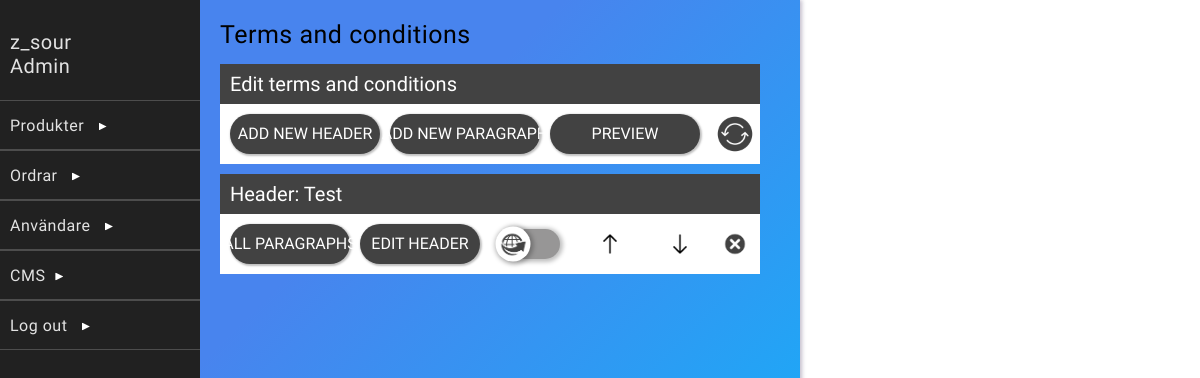
Page /dashboardExtensions/create-terms-and-conditions.php (signed in) on the committed database.
### tables this page shows
CREATE TABLE `users` (
  `id` int(11) NOT NULL,
  `username` varchar(20) NOT NULL,
  `password` varchar(64) NOT NULL,
  `salt` varchar(32) NOT NULL,
  `name` varchar(50) NOT NULL,
  `joined` datetime NOT NULL,
  `groups` int(11) NOT NULL
);

CREATE TABLE `terms_and_conditions` (
  `id` int(5) NOT NULL,
  `order_of_conditions` int(5) NOT NULL DEFAULT 0,
  `title` text NOT NULL,
  `terms_conditions` text NOT NULL,
  `live` int(5) NOT NULL DEFAULT 0
);

### classes/Config.php (called while the page is built)
<?php
    class Config{
        public static function get($path = null){
            if($path){
                $config = $GLOBALS['config'];
                $path = explode('/', $path);
                foreach($path as $bit){
                    if(isset($config[$bit])){
                        $config = $config[$bit];
                    }
                }
                return $config;
            }
            return false;
        }
    }
?>

### classes/DB.php (called while the page is built, shortened)
<?php
    class DB{
        private static $_instance = null;
        private $_pdo,
                $_query,
                $_error = false,
                $_results,
                $_count = 0;
        private function __construct(){
            try{
                $this->_pdo = new PDO('mysql:host='. Config::get("mysql/host") .';dbname='. Config::get("mysql/db").';charset=utf8',
                Config::get("mysql/username"), Config::get("mysql/password"));
            }
            catch(PDOException $e){
                die($e->getMessage());
            }
        }
        public static function getInstance(){
            if(!isset(self::$_instance)){
                self::$_instance = new DB();
            }
            return self::$_instance;
        }
        public function query($sql, $params = []){
            if($this->_query = $this->_pdo->prepare($sql)){
                $x = 1;
                if(count($params)){
                    foreach($params as $param){
                        $this->_query->bindValue($x, $param);
                        $x++;
                    }
                }
                if($this->_query->execute()){
                    $this->_results = $this->_query->fetchAll(PDO::FETCH_OBJ);
                } else{
                    $this->_error = true;
                }
            }
            return $this;
        }
        protected function _read($table, $params = []){
            $conditionString = '';
            $bind = [];
            $order = '';
            $limit = '';
            if(isset($params['conditions'])){
                if(is_array($params['conditions'])){
                    foreach($params['conditions'] as $condition){
                        $conditionString .= ' ' .  $condition . ' AND';
                    }
                    $conditionString = trim($conditionString);
                    $conditionString = rtrim($conditionString, ' AND');
                } else{
                    $conditionString = $params['conditions'];
                }
                if($conditionString != ''){
                    $conditionString = ' WHERE ' . $conditionString;
                }
            }
            if(array_key_exists('bind', $params)){
                $bind = $params['bind'];
            }
            if(array_key_exists('order', $params)){
                $order = ' ORDER BY ' . $params['order'];
            }
        $sql = "SELECT * FROM {$table}{$conditionString}{$order}{$limit}";
        if(!$this->query($sql, $bind)->results()){
            return false;
        }
        return true;
        }
        public function find($table, $params = []){
            if($this->_read($table, $params)){
                return $this->results();
            }
            return false;
        }
        public function findFirst($table, $params = []){
            if($this->_read($table, $params)){
                return $this->first();
            }
            return false;
        }
        public function results(){
            return $this->_results;
        }
        public function first(){
            return (!empty($this->_results)) ? $this->_results[0] : [];
        }
    }
?>

### classes/User.php (called while the page is built, shortened)
<?php
    class User{
        private $_db,
                $_data,
                $_cookieName,
                $_sessionName,
                $_isLoggedIn;
        public function __construct($user = null){
            $this->_db = DB::getInstance();
            $this->_sessionName = Config::get('session/session_name');
            if(!$user){
                if(Session::exists($this->_sessionName)){
                    $user = Session::get($this->_sessionName);
                    if($this->find($user)){
                        $this->_isLoggedIn = true;
                    }else{
                        header("Location: dashboardExtensions/logout.php");
                    }
                }
            } else{
                $this->find($user);
            }
        }
        public function find($user = null){
            if($user){
                $field = (is_numeric($user)) ? 'id' : 'username';
                $data = $this->_db->findFirst('users', array(
                    'conditions' => $field . " = ?",
                    'bind' => [$user]
                ));
                if($data){
                    $this->_data = $data;
                    return true;
                }
            }
        }
        public function data(){
            return $this->_data;
        }
    }
?>

### classes/Session.php (called while the page is built, shortened)
<?php
    class Session{
        public static function exists($name){
            return ((isset($_SESSION[$name])) ? true : false);
        }
        public static function get($name){
            return $_SESSION[$name];
        }
    }
?>

### dashboardExtensions/create-terms-and-conditions.php (the view, shortened to what this page needs)
<?php
    include_once("../includes/dashboardhead.php");
?>
<div class="background">
    <div class="dashboard-content" id="content">
    <?php
        include_once("dashboard-sidebar.php");
    ?>
    <div class="center-components-background">
    <div class="center-components" id="center-components">
        <div class="dashboardExtensionHeader">
            Terms and conditions
        </div>
        <div class="edit-terms-and-conditions-container">
            <div class="edit-terms-and-conditions-title">
                <div class="edit-terms-and-conditions-title-text">Edit terms and conditions</div>
            </div>
            <div class="edit-terms-and-conditions-button-container">
                <div class="edit-terms-and-conditions-button" onclick="Navigation.loadComponents('add-terms-and-conditions-header.php');">
                    <div class="edit-terms-and-conditions-button-text">ADD NEW HEADER</div>
                </div>
                <div class="edit-terms-and-conditions-button" onclick="Navigation.loadComponents('add-terms-and-conditions-paragraph.php');">
                    <div class="edit-terms-and-conditions-button-text">ADD NEW PARAGRAPH</div>
                </div>
                <div class="edit-terms-and-conditions-button" onclick="Navigation.loadComponents('preview-terms-and-conditions.php');">
                    <div class="edit-terms-and-conditions-button-text">PREVIEW</div>
                </div>
                <div class="edit-terms-and-conditions-refresh-btn" onclick="document.getElementById('refresh-all-terms-form').submit();"></div>
            </div>
        </div>
        <?php
            $termsHeaders = DB::getInstance()->find('terms_and_conditions', [
                'order' => 'order_of_conditions'
                ]);
            foreach($termsHeaders as $termHeader):
                $switchPos = $termHeader->live == 0 ? 0 : 1;
        ?>
        <div class="terms-and-conditions-title">
            <div class="terms-and-conditions-title-top">
                <div class="terms-and-conditions-title-top-text">Header: <?= $termHeader->title; ?></div>
            </div>
            <div class="terms-and-conditions-title-buttons">
                <div class="edit-terms-and-conditions-button small-btn" onclick="Navigation.loadComponents('all-paragraphs.php?termHeader=<?= $termHeader->id; ?>');">
                    <div class="edit-terms-and-conditions-button-text">ALL PARAGRAPHS</div>
                </div>
                <div class="edit-terms-and-conditions-button small-btn" onclick="Navigation.loadComponents('edit-term-header-title.php?termHeader=<?= $termHeader->id; ?>');">
                    <div class="edit-terms-and-conditions-button-text">EDIT HEADER</div>
                </div>
                <div class="editing-switch"  id="editing-switch-<?= $termHeader->id; ?>"<?php
                        if(!$switchPos){
                            echo('style="
                                background-color: #979696;
                            "');
                        }
                ?> onclick="flipSwitch(<?= $switchPos ?>, 'switchForm<?= $termHeader->id; ?>', 'editing-switch-<?= $termHeader->id; ?>', 'editing-switch-btn-<?= $termHeader->id; ?>');">
                        <div class="editing-switch-btn" id="editing-switch-btn-<?= $termHeader->id; ?>"
                            <?php
                                if(!$switchPos){
                                    echo('style="
                                        right: 20%;
                                    "');
                                }
                            ?>
                        ><span class="editing-switch-btn-icon"></span></div>
                </div>
                <div class="moveUpBtn" onclick="window.location.href = 'functionality/order-terms.php?termOrder=<?= $termHeader->order_of_conditions; ?>&pos=1'"></div>
                <div class="moveDownBtn" onclick="window.location.href = 'functionality/order-terms.php?termOrder=<?= $termHeader->order_of_conditions; ?>&pos=-1'"></div>
                <div class="removeBtn" onclick="document.getElementById('remove-title-<?= $termHeader->id; ?>').submit();"></div>
            </div>
        </div>
        <?php
            endforeach;
        ?>
        <div class="modal-background" id="modalBG" onclick="Modal.closeModal();">
        </div>
    </div>
    </div>
    </div>
</div>

### dashboardExtensions/dashboard-sidebar.php (shortened to what this page needs)
<div class="side-bar">
            <div class="top-part">
                <div class="top-part-name"><?= $user->data()->username; ?></div>
                <div class="top-part-spec">Admin</div>
            </div>
            <div class="menu-field" id="prod-btn">
                <div class="title">Produkter <span class="display-arrow" id="prod-btn-arrow"></span></div>
            </div>
            <div class="menu-field" id="order-btn">
                <div class="title">Ordrar <span class="display-arrow" id="order-btn-arrow"></span></div>
            </div>
            <div class="menu-field" id="user-btn">
                <div class="title">Användare <span class="display-arrow" id="user-btn-arrow"></span></div>
            </div>
            <div class="menu-field" id="cms-btn">
                <div class="title">CMS<span class="display-arrow" id="cms-btn-arrow"></span></div>
            </div>
            <div class="menu-field" onclick="document.location.href='logout.php';">
                <div class="title">Log out <span class="display-arrow"></span></div>
            </div>
        </div>

### public/style/dashboard.css (style rules this page uses)
* { margin: 0; padding: 0; box-sizing: border-box; }
.dashboard-content { width: 800px; height: 800px; overflow: auto; box-shadow: 1px 1px 4px 1px rgba(55, 37, 84, 0.3); background-color: white; position: relative; font-size: 0px; }
.background { width: 100vw; height: 100%; background-color: white; overflow: auto; }
.side-bar { width: 200px; height: 100%; background-color: #212121; display: inline-block; font-size: 16px; }
.top-part { width: 100%; height: 100px; cursor: default; user-select: none; padding-top: 30px; background-color: #212121; color: rgba(255, 255, 255, 0.87); }
.top-part-name { font-size: 20px; font-family: 'Big Shoulders Text', cursive; letter-spacing: 0.5px; margin-left: 10px; }
.top-part-spec { font-size: 20px; font-family: 'Big Shoulders Text', cursive; letter-spacing: 0.5px; margin-left: 10px; }
.menu-field { width: 100%; height: 50px; position: relative; border-bottom: rgba(255, 255, 255, 0.2) solid 0.3px; border-top:rgba(255, 255, 255, 0.2) solid 0.3px; background-color: #212121; user-select: none; cursor: pointer; color: rgba(255, 255, 255, 0.87); }
.title { position: absolute; top: 50%; transform: translateY(-50%); left: 10px; font-family: 'Big Shoulders Text', cursive; letter-spacing: 0.5px; }
.display-arrow { clip-path: polygon(0 0, 0% 100%, 100% 50%); width: 8px; height: 8px; background-color: white; display: inline-block; margin-left: 10px; transform: rotate(0); transition: transform 0.2s; }
.center-components { width: 100%; height: 100%; overflow-y: auto; padding: 20px; }
.center-components-background { background-color: #06bcfb; background-image: linear-gradient(315deg, #06bcfb 0%, #4884ee 74%); position: absolute; width: 600px; height: 100%; left: 200px; overflow: hidden; top: 0px; }
.dashboardExtensionHeader { width: 100%; height: auto; font-size: 25px; margin-bottom: 15px; font-family: 'Big Shoulders Text', cursive; letter-spacing: 0.5px; }
.modal-background { height: 100%; width: 100%; background-color: rgba(0, 0, 0, 0); opacity: 1; position: absolute; top: 0px; pointer-events: none; transition: background-color 0.2s; }

### rows in the picture
users: username "z_sour"
terms_and_conditions: title "Test", live 0 (drawn)
